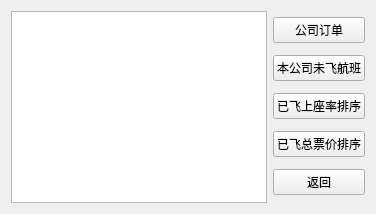
<?xml version="1.0" encoding="UTF-8"?>
<ui version="4.0">
 <class>ManagerUser</class>
 <widget class="QWidget" name="ManagerUser">
  <property name="windowTitle">
   <string>Form</string>
  </property>
  <layout class="QHBoxLayout" name="horizontalLayout">
   <item>
    <widget class="QTableView" name="tableView"/>
   </item>
   <item>
    <layout class="QVBoxLayout" name="verticalLayout_3">
     <item>
      <widget class="QPushButton" name="managerUserTicket">
       <property name="text">
        <string>公司订单</string>
       </property>
      </widget>
     </item>
     <item>
      <widget class="QPushButton" name="managerUserSet">
       <property name="text">
        <string>本公司未飞航班</string>
       </property>
      </widget>
     </item>
     <item>
      <widget class="QPushButton" name="managerUserOff">
       <property name="text">
        <string>已飞上座率排序</string>
       </property>
      </widget>
     </item>
     <item>
      <widget class="QPushButton" name="managerUserPrice">
       <property name="text">
        <string>已飞总票价排序</string>
       </property>
      </widget>
     </item>
     <item>
      <widget class="QPushButton" name="managerUserReturn">
       <property name="text">
        <string>返回</string>
       </property>
      </widget>
     </item>
    </layout>
   </item>
  </layout>
 </widget>
 <resources/>
 <connections/>
</ui>
